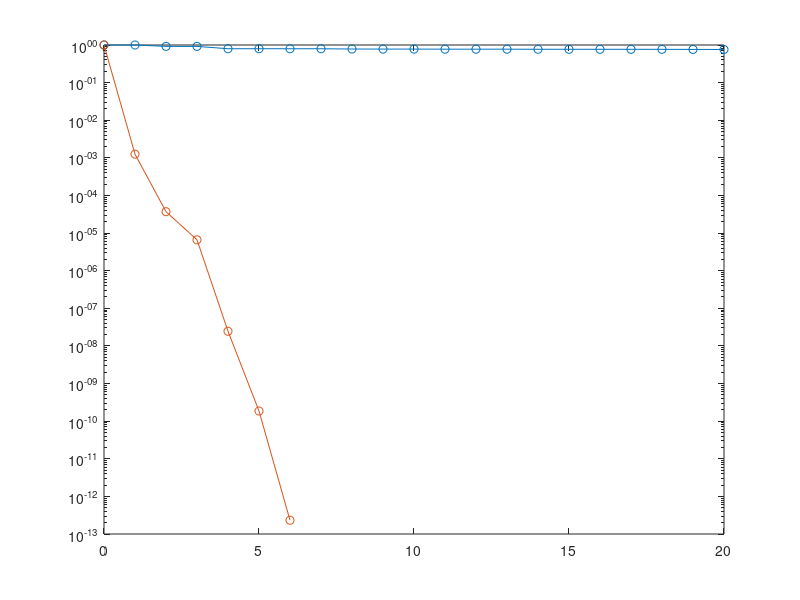

The MATLAB source for this figure: (Note: this script raises an error after producing the figure.)
load west0479              % Load the dataset named 'west0479'
A = west0479;             % Assign the loaded data to A, 479x479, Asymmetric, Real Sparse Matrix

b = sum(A,2);             % Compute the sum of elements in each row of matrix A, storing the result in vector b

tol = 1e-12;              % Set the tolerance for the GMRES method to 1e-12
maxit = 20;               % Set the maximum number of iterations for GMRES to 20    

% Call GMRES to solve the linear system Ax=b without preconditioner
% Solution, flag0, relative residual,[outer inner]iterations,history of residual 
[x,fl0,rr0,it0,rv0] = gmres(A,b,[],tol,maxit);
fl0, rr0, it0             % Output the flags (fl0), residual norm at last iteration (rr0), and iteration log (it0)

% Compute the ILU preconditioned matrices L and U with a drop tolerance of 1e-6
[L,U] = ilu(A,struct('type','ilutp','droptol',1e-6));
% Call GMRES to solve Ax=b using ILU preconditioner, and store the flags, residual norm, iteration log, and residuals
[x1,fl1,rr1,it1,rv1] = gmres(A,b,[],tol,maxit,L,U);
fl1, rr1, it1, rv1          % Output the flags (fl1), residual norm at last iteration (rr1), and iteration log (it1)

% Plot the relative residual for GMRES without preconditioner
semilogy(0:length(rv0)-1,rv0/norm(b),'-o')
hold on                   % Hold the current figure to add more plots to it
% Plot the relative residual for GMRES with ILU preconditioner
semilogy(0:length(rv1)-1,rv1/norm(U\(L\b)),'-o')
yline(tol,'r--');         % Add a red dashed line to represent the tolerance
% Add a legend to the plot
legend('No preconditioner','ILU preconditioner','Tolerance','Location','East')
xlabel('Iteration number') % Label the x-axis
ylabel('Relative residual') % Label the y-axis
